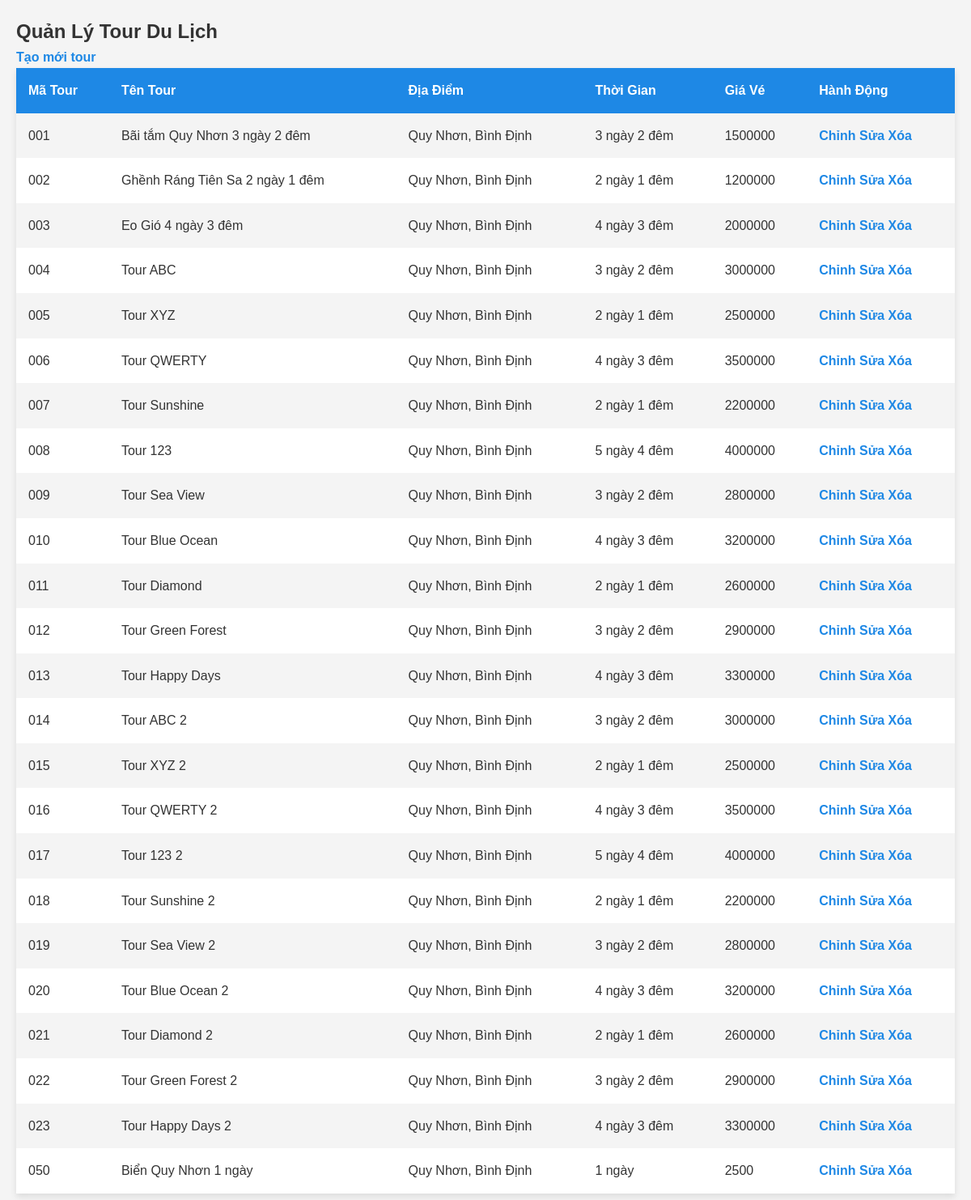
Screenshot of /quanly_tour.php (signed in) with the database file from the repository.
### tables this page shows
CREATE TABLE `tours` (
  `matour` varchar(20) NOT NULL,
  `tentour` varchar(100) NOT NULL,
  `diadiem` varchar(100) NOT NULL,
  `thoigian` varchar(50) NOT NULL,
  `giave` int(11) NOT NULL,
  `hinhanh` varchar(255) NOT NULL
);

### quanly_tour.php (the view, shortened to what this page needs)
<?php
include 'db.php';
$sql_tours = "SELECT * FROM tours";
$result_tours = mysqli_query($conn, $sql_tours);
?>
<!DOCTYPE html>
<html lang="en">
<head>
  <link rel="stylesheet" href="css/styles.css">
</head>
<body>
  <h2>Quản Lý Tour Du Lịch</h2>
  <a href="themtour.php" class="btn-create">Tạo mới tour</a>
  <table>
    <tr>
      <th>Mã Tour</th>
      <th>Tên Tour</th>
      <th>Địa Điểm</th>
      <th>Thời Gian</th>
      <th>Giá Vé</th>
      <th>Hành Động</th>
    </tr>
    <?php
    if (mysqli_num_rows($result_tours) > 0) {
      while($row = mysqli_fetch_assoc($result_tours)) {
        echo "<tr>";
        echo "<td>" . $row["matour"] . "</td>";
        echo "<td>" . $row["tentour"] . "</td>";
        echo "<td>" . $row["diadiem"] . "</td>";
        echo "<td>" . $row["thoigian"] . "</td>";
        echo "<td>" . $row["giave"] . "</td>";
        echo '<td>
                <a href="suatour.php?matour=' . $row["matour"] . '">Chỉnh Sửa</a>
                <a href="xoatour.php?matour=' . $row["matour"] . '" onclick="return confirm(\'Bạn có chắc chắn muốn xóa tour này?\');">Xóa</a>
              </td>';
        echo "</tr>";
      }
    } else {
      echo "<tr><td colspan='6'>Không có tour nào.</td></tr>";
    }
    ?>
  </table>
</body>
</html>

### css/styles.css (style rules this page uses)
* { margin: 0; padding: 0; box-sizing: border-box; }
a { color: #333; }
body { font-family: Arial, sans-serif; line-height: 1.6; background-color: #f4f4f4; color: #333; padding: 20px; }
table { width: 100%; border-collapse: collapse; margin-bottom: 2rem; box-shadow: 0 4px 8px rgba(0, 0, 0, 0.1); background-color: white; }
table th, table td { padding: 15px; text-align: left; }
table th { background-color: #1e88e5; color: white; font-weight: bold; }
table tr:nth-child(even) { background-color: #f4f4f4; }
a { color: #1e88e5; text-decoration: none; font-weight: bold; }

### rows the page displays
tours: matour "001", tentour "Bãi tắm Quy Nhơn 3 ngày 2 đêm", diadiem "Quy Nhơn, Bình Định", thoigian "3 ngày 2 đêm", giave "1500000"
tours: matour "002", tentour "Ghềnh Ráng Tiên Sa 2 ngày 1 đêm", diadiem "Quy Nhơn, Bình Định", thoigian "2 ngày 1 đêm", giave "1200000"
tours: matour "003", tentour "Eo Gió 4 ngày 3 đêm", diadiem "Quy Nhơn, Bình Định", thoigian "4 ngày 3 đêm", giave "2000000"
tours: matour "004", tentour "Tour ABC", diadiem "Quy Nhơn, Bình Định", thoigian "3 ngày 2 đêm", giave "3000000"
tours: matour "005", tentour "Tour XYZ", diadiem "Quy Nhơn, Bình Định", thoigian "2 ngày 1 đêm", giave "2500000"
tours: matour "006", tentour "Tour QWERTY", diadiem "Quy Nhơn, Bình Định", thoigian "4 ngày 3 đêm", giave "3500000"
tours: matour "007", tentour "Tour Sunshine", diadiem "Quy Nhơn, Bình Định", thoigian "2 ngày 1 đêm", giave "2200000"
tours: matour "008", tentour "Tour 123", diadiem "Quy Nhơn, Bình Định", thoigian "5 ngày 4 đêm", giave "4000000"
tours: matour "009", tentour "Tour Sea View", diadiem "Quy Nhơn, Bình Định", thoigian "3 ngày 2 đêm", giave "2800000"
tours: matour "010", tentour "Tour Blue Ocean", diadiem "Quy Nhơn, Bình Định", thoigian "4 ngày 3 đêm", giave "3200000"
tours: matour "011", tentour "Tour Diamond", diadiem "Quy Nhơn, Bình Định", thoigian "2 ngày 1 đêm", giave "2600000"
tours: matour "012", tentour "Tour Green Forest", diadiem "Quy Nhơn, Bình Định", thoigian "3 ngày 2 đêm", giave "2900000"
tours: matour "013", tentour "Tour Happy Days", diadiem "Quy Nhơn, Bình Định", thoigian "4 ngày 3 đêm", giave "3300000"
tours: matour "014", tentour "Tour ABC 2", diadiem "Quy Nhơn, Bình Định", thoigian "3 ngày 2 đêm", giave "3000000"
tours: matour "015", tentour "Tour XYZ 2", diadiem "Quy Nhơn, Bình Định", thoigian "2 ngày 1 đêm", giave "2500000"
tours: matour "016", tentour "Tour QWERTY 2", diadiem "Quy Nhơn, Bình Định", thoigian "4 ngày 3 đêm", giave "3500000"
tours: matour "017", tentour "Tour 123 2", diadiem "Quy Nhơn, Bình Định", thoigian "5 ngày 4 đêm", giave "4000000"
tours: matour "018", tentour "Tour Sunshine 2", diadiem "Quy Nhơn, Bình Định", thoigian "2 ngày 1 đêm", giave "2200000"
tours: matour "019", tentour "Tour Sea View 2", diadiem "Quy Nhơn, Bình Định", thoigian "3 ngày 2 đêm", giave "2800000"
tours: matour "020", tentour "Tour Blue Ocean 2", diadiem "Quy Nhơn, Bình Định", thoigian "4 ngày 3 đêm", giave "3200000"
tours: matour "021", tentour "Tour Diamond 2", diadiem "Quy Nhơn, Bình Định", thoigian "2 ngày 1 đêm", giave "2600000"
tours: matour "022", tentour "Tour Green Forest 2", diadiem "Quy Nhơn, Bình Định", thoigian "3 ngày 2 đêm", giave "2900000"
tours: matour "023", tentour "Tour Happy Days 2", diadiem "Quy Nhơn, Bình Định", thoigian "4 ngày 3 đêm", giave "3300000"
tours: matour "050", tentour "Biển Quy Nhơn 1 ngày", diadiem "Quy Nhơn, Bình Định", thoigian "1 ngày", giave "2500"
